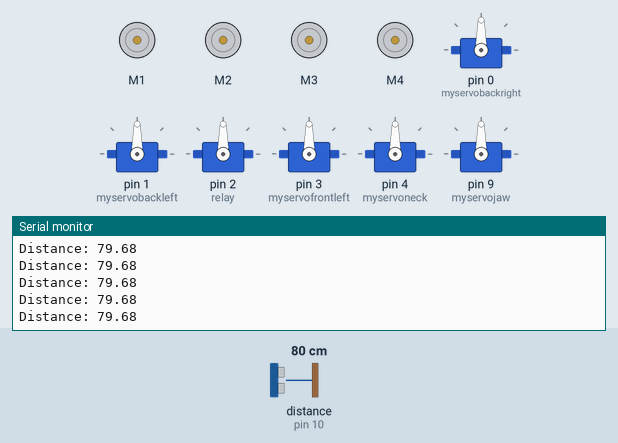
The sketch below on a simulated Arduino Uno, built with avr-gcc and run on an emulated ATmega328P. Parts: 4 × DC motor (green arrow = forward, orange = backward, longer = faster), 6 × servo, the last lines printed to the serial monitor. Wiring (inferred from the names in the program): ultrasonic range finder: trigger pin 11; echo pin 10. The test bench sets the inputs (shaded band); at power-on: distance to the obstacle (sensor on pin 10) 80 cm. The echo pulse lasts 58.3 µs per cm.

Above: at 1.2 s.
1.3 s: distance to the obstacle (sensor on pin 10) set to 2 cm
At 2.3 s:
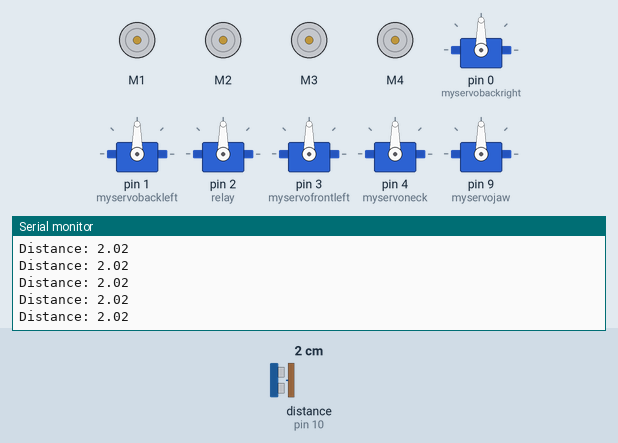
4.3 s: distance to the obstacle (sensor on pin 10) set to 18 cm
At 5.1 s:
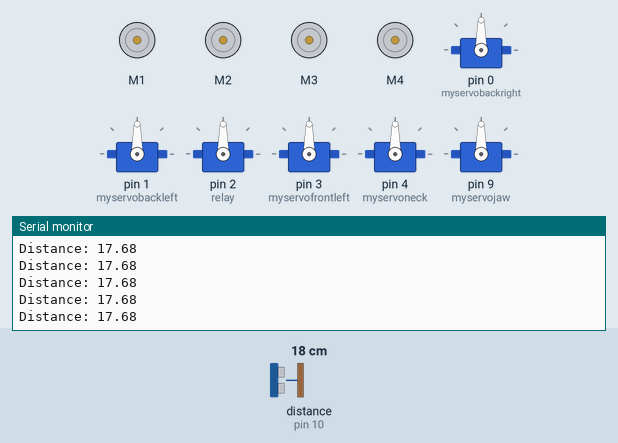
Timing chart, 0 to 7.3 s (numbered marks = the images above; inputs shaded):
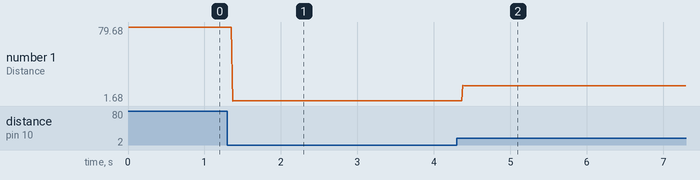

The sketch:

fetch_main.ino
```cpp
#include <Adafruit_MotorShield.h>
#include <Servo.h>

// Motor setup
#define relay 2
Adafruit_MotorShield AFMS = Adafruit_MotorShield();
Adafruit_DCMotor *Motor1 = AFMS.getMotor(1);
Adafruit_DCMotor *Motor2 = AFMS.getMotor(2);
Adafruit_DCMotor *Motor3 = AFMS.getMotor(3);
Adafruit_DCMotor *Motor4 = AFMS.getMotor(4);

Servo myservofrontright;
Servo myservofrontleft;
Servo myservobackleft;
Servo myservobackright;
Servo myservoneck;
Servo myservojaw;

int motorSpeed = 50;  // Variable to store the motor speed from the slider
int fetchDistance = 10; // Distance from ball to sensor needed for fetch
int maxDistance = 30; // Max distance the ball could be in the beginning
const int maxSpeed = 255;
const int minSpeed = 0;

// Ultrasonic sensor setup
const int trigPin = 11;
const int echoPin = 10;

float duration, distance;

void setup() {
  // Motor initialization
  AFMS.begin();
  Serial.begin(9600);
  pinMode(relay, OUTPUT);
  digitalWrite(relay, HIGH);

  Motor1->run(FORWARD);
  Motor2->run(FORWARD);
  Motor3->run(FORWARD);
  Motor4->run(FORWARD);

  myservobackright.attach(0);
  myservobackleft.attach(1);
  myservofrontright.attach(2);
  myservofrontleft.attach(3);
  myservoneck.attach(4);
  myservojaw.attach(9);
  stand();

  // stayLaying();

  // Ultrasonic sensor initialization
  pinMode(trigPin, OUTPUT);
  pinMode(echoPin, INPUT);
}

void loop() {
  // Serial.println("No ball");
  // // Turn in small increments until the ball is detected
  // if (detectBall() > 0 && detectBall() < maxDistance) {
  //   Serial.println("Ball detected!");
  //   stopMovement();
  //   moveTowardsBall();
  // } else {
  //   stand();
  //   turn();
  //   lay();
  // }
  // delay(100); // Small delay to avoid excessive sensor reads
  stand();
  myservoneck.write(90);
  detectBall();
}

void bite() {
  int angle = 180;
  Serial.print("bite angle: ");
  Serial.println(angle);
  myservojaw.write(angle);
}

// Function to turn the robot incrementally
void turn() {
  Serial.println("Turning right");

  speedSet(motorSpeed);
  Motor1->run(FORWARD);
  Motor2->run(BACKWARD);
  Motor3->run(BACKWARD);
  Motor4->run(FORWARD);

  delay(500); // Adjust this for the size of the increment turn
  stopMovement();
}

// Function to detect the ball using the ultrasonic sensor
int detectBall() {
  digitalWrite(trigPin, LOW);
  delayMicroseconds(2);
  digitalWrite(trigPin, HIGH);
  delayMicroseconds(10);
  digitalWrite(trigPin, LOW);

  duration = pulseIn(echoPin, HIGH);
  distance = (duration * 0.0343) / 2; // Convert duration to distance

  Serial.print("Distance: ");
  Serial.println(distance);

  return distance;
}

// Function to set speed of all motors
void speedSet(int speed) {
  Motor1->setSpeed(speed);
  Motor2->setSpeed(speed);
  Motor3->setSpeed(speed);
  Motor4->setSpeed(speed);
}

// Function to stop all motor movement
void stopMovement() {
  speedSet(0);
}

// Function to move the robot towards the ball
void moveTowardsBall() {
  Serial.println("Moving towards the ball...");
  stayLaying();

  while (detectBall() > fetchDistance) {
    speedSet(motorSpeed);

    Motor1->run(FORWARD);
    Motor2->run(FORWARD);
    Motor3->run(FORWARD);
    Motor4->run(FORWARD);
  }

  Serial.println("Ball is close enough.");
  stopMovement();
}

// Function to make the robot stand
void stand() {
  stopMovement();
  myservobackleft.write(90);
  myservobackright.write(90);
  myservofrontleft.write(90);
  myservofrontright.write(90);
}

void lay() {
  // Back motors: Step from 90 to 20 and 90 to 160, then back
  for (int pos = 90; pos <= 170; pos++) {
    myservobackleft.write(pos);    // Back left motor
    myservobackright.write(90 + (90-pos)); // Back right motor
    myservofrontright.write(90 + (90 - pos));
    myservofrontleft.write(pos);
    delay(20);                     // Delay for smooth movement
  }

  delay(2000);

  for (int pos = 170; pos >= 90; pos--) {
    myservobackleft.write(pos);    // Back left motor
    myservobackright.write(90 + (90 - pos)); // Back right motor
    myservofrontright.write(90 + (90 - pos));
    myservofrontleft.write(pos);
    delay(20);                     // Delay for smooth movement
  }
}

void stayLaying() {
  int pos = 170;
  myservobackleft.write(pos);    // Back left motor
  myservobackright.write(90 + (90-pos)); // Back right motor
  myservofrontright.write(90 + (90 - pos));
  myservofrontleft.write(pos);
}
```

Measured:
- after the input at 1.3 s, the serial monitor: prints a new line after 0.07 s (image 1)
- after the input at 4.3 s, the serial monitor: prints a new line after 0.08 s (image 2)
- plotted number 1: 79.68 → 2.02 after the input at 1.3 s, 2.02 → 17.68 after the input at 4.3 s
